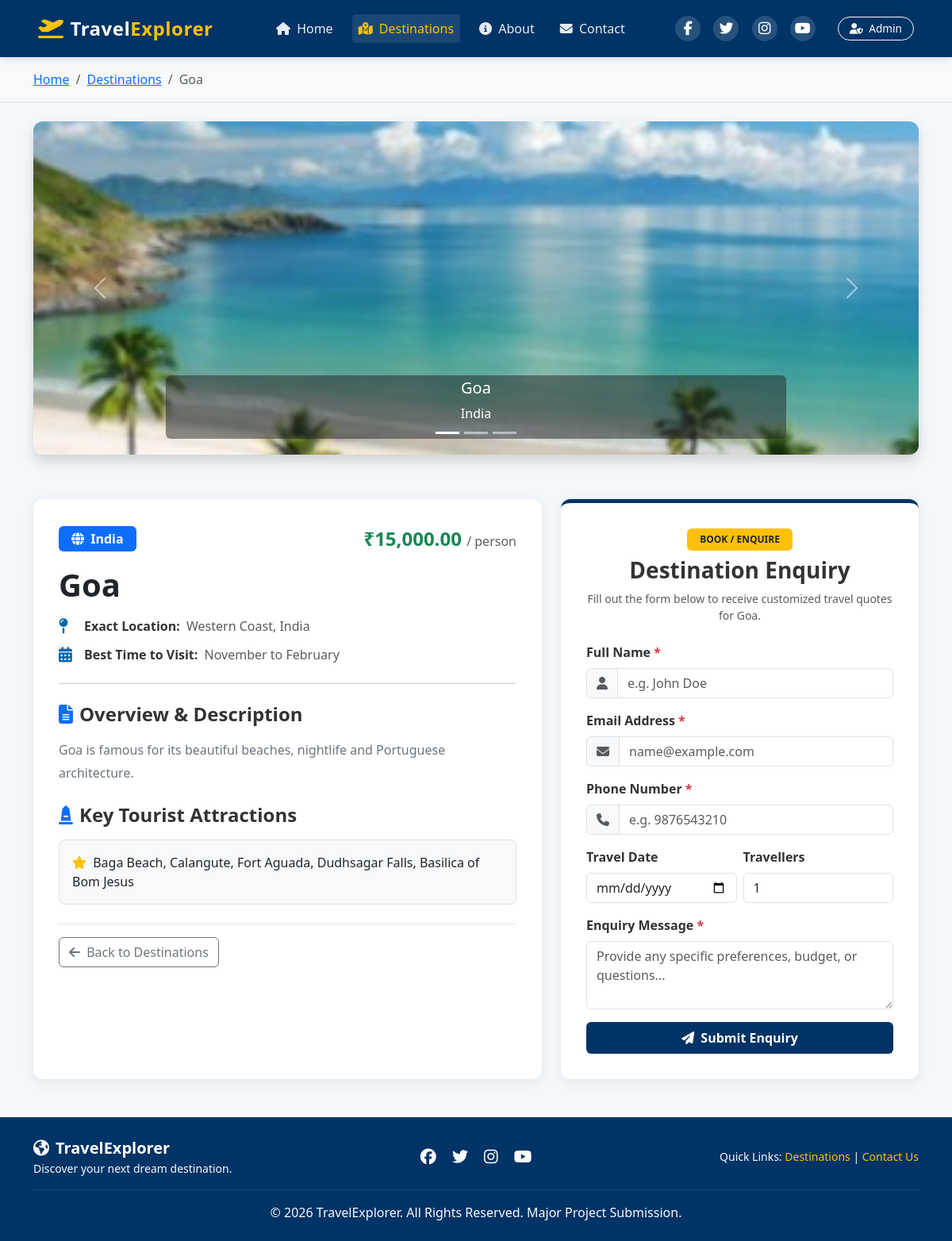
/destination_details.php?id=1, run on the app's committed database.
### tables this page shows
CREATE TABLE `destinations` (
  `destination_id` int(11) NOT NULL AUTO_INCREMENT,
  `country_name` varchar(100) NOT NULL,
  `destination_name` varchar(150) NOT NULL,
  `location` varchar(150) DEFAULT NULL,
  `description` text DEFAULT NULL,
  `attractions` text DEFAULT NULL,
  `best_time_to_visit` varchar(100) DEFAULT NULL,
  `price` decimal(10,2) DEFAULT 0.00,
  `main_image` varchar(255) DEFAULT NULL,
  `created_at` timestamp NOT NULL DEFAULT current_timestamp(),
  PRIMARY KEY (`destination_id`)
);

### destination_details.php (the view, shortened to what this page needs)
<?php
require_once 'db.php';
$destination_id = (int) $_GET['id'];
$stmt = $conn->prepare("SELECT * FROM destinations WHERE destination_id = ?");
$stmt->bind_param("i", $destination_id);
$stmt->execute();
$dest_res = $stmt->get_result();
$destination = $dest_res->fetch_assoc();
$img_stmt = $conn->prepare("SELECT * FROM destination_images WHERE destination_id = ? ORDER BY image_id ASC");
$img_stmt->bind_param("i", $destination_id);
$img_stmt->execute();
$images_res = $img_stmt->get_result();
$slider_images = [];
while ($img_row = $images_res->fetch_assoc()) {
    $slider_images[] = $img_row['image_path'];
}
?>
<!DOCTYPE html>
<html lang="en">
<head>
    <link href="https://cdn.jsdelivr.net/npm/bootstrap@5.3.2/dist/css/bootstrap.min.css" rel="stylesheet">
    <link rel="stylesheet" href="https://cdnjs.cloudflare.com/ajax/libs/font-awesome/6.4.2/css/all.min.css">
    <link rel="stylesheet" href="assets/style.css">
</head>
<body>
<?php include 'includes/navbar.php'; ?>
<div class="bg-light py-3 border-bottom mb-4">
    <div class="container">
        <nav aria-label="breadcrumb">
            <ol class="breadcrumb mb-0">
                <li class="breadcrumb-item"><a href="index.php">Home</a></li>
                <li class="breadcrumb-item"><a href="destinations.php">Destinations</a></li>
                <li class="breadcrumb-item active" aria-current="page"><?php echo htmlspecialchars($destination['destination_name']); ?></li>
            </ol>
        </nav>
    </div>
</div>
<div class="container mb-5">
    <div class="row mb-4">
        <div class="col-12">
            <div id="destinationCarousel" class="carousel slide details-carousel shadow" data-bs-ride="carousel">
                <div class="carousel-indicators">
                    <?php foreach ($slider_images as $idx => $img): ?>
                        <button type="button" data-bs-target="#destinationCarousel" data-bs-slide-to="<?php echo $idx; ?>"
                                class="<?php echo ($idx === 0) ? 'active' : ''; ?>" aria-current="<?php echo ($idx === 0) ? 'true' : 'false'; ?>"
                                aria-label="Slide <?php echo $idx + 1; ?>"></button>
                    <?php endforeach; ?>
                </div>
                <div class="carousel-inner">
                    <?php foreach ($slider_images as $idx => $img): ?>
                        <div class="carousel-item <?php echo ($idx === 0) ? 'active' : ''; ?>">
                            <img src="<?php echo htmlspecialchars($img); ?>"
                                 class="d-block w-100"
                                 alt="<?php echo htmlspecialchars($destination['destination_name']); ?> image <?php echo $idx + 1; ?>"
                                 onerror="this.src='assets/images/goa.jpg';">
                            <div class="carousel-caption d-none d-md-block bg-dark bg-opacity-50 rounded px-3 py-1">
                                <h5><?php echo htmlspecialchars($destination['destination_name']); ?></h5>
                                <p><?php echo htmlspecialchars($destination['country_name']); ?></p>
                            </div>
                        </div>
                    <?php endforeach; ?>
                </div>
                <button class="carousel-control-prev" type="button" data-bs-target="#destinationCarousel" data-bs-slide="prev">
                    <span class="carousel-control-prev-icon" aria-hidden="true"></span>
                </button>
                <button class="carousel-control-next" type="button" data-bs-target="#destinationCarousel" data-bs-slide="next">
                    <span class="carousel-control-next-icon" aria-hidden="true"></span>
                </button>
            </div>
        </div>
    </div>
    <div class="row g-4">
        <div class="col-lg-7">
            <div class="info-card h-100">
                <div class="d-flex justify-content-between align-items-center mb-3">
                    <span class="badge bg-primary fs-6 px-3 py-2">
                        <i class="fas fa-globe me-1"></i> <?php echo htmlspecialchars($destination['country_name']); ?>
                    </span>
                    <?php if (!empty($destination['price']) && $destination['price'] > 0): ?>
                        <span class="fs-4 fw-bold text-success">
                            ₹<?php echo number_format($destination['price'], 2); ?>
                            <small class="fs-6 text-muted fw-normal">/ person</small>
                        </span>
                    <?php endif; ?>
                </div>
                <h1 class="fw-bold text-dark mb-3"><?php echo htmlspecialchars($destination['destination_name']); ?></h1>
                <div class="info-badge-item">
                    <i class="fas fa-map-pin"></i>
                    <div>
                        <strong>Exact Location:</strong>
                        <span class="text-muted ms-1"><?php echo htmlspecialchars($destination['location'] ?? $destination['country_name']); ?></span>
                    </div>
                </div>
                <div class="info-badge-item">
                    <i class="fas fa-calendar-alt"></i>
                    <div>
                        <strong>Best Time to Visit:</strong>
                        <span class="text-muted ms-1"><?php echo htmlspecialchars($destination['best_time_to_visit'] ?? 'All year round'); ?></span>
                    </div>
                </div>
                <hr class="my-4">
                <h4 class="fw-bold mb-3"><i class="fas fa-file-alt text-primary me-2"></i>Overview & Description</h4>
                <p class="text-secondary lead fs-6" style="line-height: 1.8;">
                    <?php echo nl2br(htmlspecialchars($destination['description'])); ?>
                </p>
                <?php if (!empty($destination['attractions'])): ?>
                    <h4 class="fw-bold mt-4 mb-3"><i class="fas fa-monument text-primary me-2"></i>Key Tourist Attractions</h4>
                    <div class="p-3 bg-light rounded-3 border">
                        <p class="mb-0 text-dark">
                            <i class="fas fa-star text-warning me-1"></i>
                            <?php echo nl2br(htmlspecialchars($destination['attractions'])); ?>
                        </p>
                    </div>
                <?php endif; ?>
                <div class="mt-4 pt-3 border-top d-flex gap-2">
                    <a href="destinations.php" class="btn btn-outline-secondary">
                        <i class="fas fa-arrow-left me-1"></i> Back to Destinations
                    </a>
                </div>
            </div>
        </div>
        <div class="col-lg-5">
            <div class="enquiry-card sticky-top" style="top: 90px; z-index: 10;">
                <div class="text-center mb-4">
                    <span class="badge bg-warning text-dark px-3 py-2 text-uppercase mb-2">Book / Enquire</span>
                    <h3 class="fw-bold">Destination Enquiry</h3>
                    <p class="text-muted small">Fill out the form below to receive customized travel quotes for <?php echo htmlspecialchars($destination['destination_name']); ?>.</p>
                </div>
                <form action="submit_enquiry.php" method="POST" id="enquiryForm" novalidate>
                    <div class="mb-3">
                        <label for="customer_name" class="form-label fw-semibold">
                            Full Name <span class="text-danger">*</span>
                        </label>
                        <div class="input-group">
                            <span class="input-group-text"><i class="fas fa-user text-muted"></i></span>
                            <input type="text" class="form-control" id="customer_name" name="customer_name"
                                   placeholder="e.g. John Doe" required>
                        </div>
                    </div>
                    <div class="mb-3">
                        <label for="email" class="form-label fw-semibold">
                            Email Address <span class="text-danger">*</span>
                        </label>
                        <div class="input-group">
                            <span class="input-group-text"><i class="fas fa-envelope text-muted"></i></span>
                            <input type="email" class="form-control" id="email" name="email"
                                   placeholder="name@example.com" required>
                        </div>
                    </div>
                    <div class="mb-3">
                        <label for="phone" class="form-label fw-semibold">
                            Phone Number <span class="text-danger">*</span>
                        </label>
                        <div class="input-group">
                            <span class="input-group-text"><i class="fas fa-phone text-muted"></i></span>
                            <input type="tel" class="form-control" id="phone" name="phone"
                                   placeholder="e.g. 9876543210" required>
                        </div>
                    </div>
                    <div class="row g-2 mb-3">
                        <div class="col-sm-6">
                            <label for="travel_date" class="form-label fw-semibold">Travel Date</label>
                            <input type="date" class="form-control" id="travel_date" name="travel_date"
                                   min="<?php echo date('Y-m-d'); ?>">
                        </div>
                        <div class="col-sm-6">
                            <label for="number_of_people" class="form-label fw-semibold">Travellers</label>
                            <input type="number" class="form-control" id="number_of_people" name="number_of_people"
                                   min="1" max="50" value="1">
                        </div>
                    </div>
                    <div class="mb-3">
                        <label for="message" class="form-label fw-semibold">
                            Enquiry Message <span class="text-danger">*</span>
                        </label>
                        <textarea class="form-control" id="message" name="message" rows="3"
                                  placeholder="Provide any specific preferences, budget, or questions..." required></textarea>
                    </div>
                    <button type="submit" class="btn btn-primary-custom w-100 py-2 fs-6">
                        <i class="fas fa-paper-plane me-1"></i> Submit Enquiry
                    </button>
                </form>
            </div>
        </div>
    </div>
</div>
<?php include 'includes/footer.php'; ?>
</body>
</html>

### assets/style.css (style rules this page uses)
:root { --primary-color: #003366; --secondary-color: #0066aa; --accent-color: #ffc107; --dark-bg: #1e293b; --light-bg: #f4f7fb; --card-shadow: 0 4px 16px rgba(0, 0, 0, 0.08); }
body { font-family: 'Segoe UI', Tahoma, Geneva, Verdana, sans-serif; background-color: var(--light-bg); color: #333333; min-height: 100vh; display: flex; flex-direction: column; }
.btn-primary-custom { background-color: var(--primary-color); color: #ffffff; border: none; font-weight: 600; padding: 10px 20px; border-radius: 6px; transition: all 0.3s ease; }
.details-carousel { border-radius: 12px; overflow: hidden; box-shadow: var(--card-shadow); margin-bottom: 2rem; }
.details-carousel .carousel-item { height: 420px; background-color: #222; }
.details-carousel .carousel-item img { height: 100%; width: 100%; object-fit: cover; }
.info-card { background: #ffffff; padding: 2rem; border-radius: 12px; box-shadow: var(--card-shadow); }
.enquiry-card { background: #ffffff; padding: 2rem; border-radius: 12px; box-shadow: var(--card-shadow); border-top: 5px solid var(--primary-color); }
.info-badge-item { display: flex; align-items: center; margin-bottom: 12px; }
.info-badge-item i { width: 32px; color: var(--secondary-color); font-size: 1.2rem; }

### data on the page
destinations: destination_name "Goa", country_name "India", price "15,000.00", location "Western Coast, India", best_time_to_visit "November to February", description "Goa is famous for its beautiful beaches, nightlife and Portuguese architecture.", attractions "Baga Beach, Calangute, Fort Aguada, Dudhsagar Falls, Basilica of Bom Jesus"
